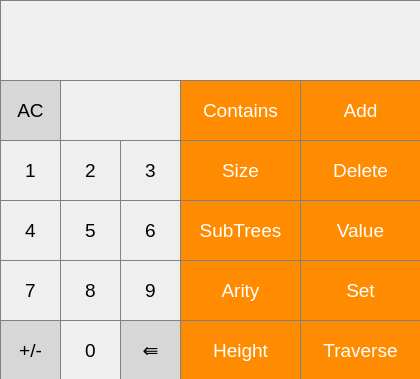
<?xml version="1.0" encoding="UTF-8"?>
<ui version="4.0">
 <class>MainWindow</class>
 <widget class="QMainWindow" name="MainWindow">
  <property name="geometry">
   <rect>
    <x>0</x>
    <y>0</y>
    <width>420</width>
    <height>379</height>
   </rect>
  </property>
  <property name="minimumSize">
   <size>
    <width>420</width>
    <height>379</height>
   </size>
  </property>
  <property name="maximumSize">
   <size>
    <width>420</width>
    <height>379</height>
   </size>
  </property>
  <property name="windowTitle">
   <string>lab2</string>
  </property>
  <widget class="QWidget" name="centralwidget">
   <widget class="QPushButton" name="Button_1">
    <property name="geometry">
     <rect>
      <x>0</x>
      <y>140</y>
      <width>61</width>
      <height>61</height>
     </rect>
    </property>
    <property name="font">
     <font>
      <pointsize>14</pointsize>
     </font>
    </property>
    <property name="styleSheet">
     <string notr="true">QPushButton {
   border: 1px solid gray;
}
QPushButton:pressed {
    background-color: qlineargradient(x1: 0, y1: 0, x2: 0, y2: 1,
                                      stop: 0 #dadbde, stop: 1 #f6f7fa);
}</string>
    </property>
    <property name="text">
     <string>1</string>
    </property>
   </widget>
   <widget class="QPushButton" name="Button_2">
    <property name="geometry">
     <rect>
      <x>60</x>
      <y>140</y>
      <width>61</width>
      <height>61</height>
     </rect>
    </property>
    <property name="font">
     <font>
      <pointsize>14</pointsize>
     </font>
    </property>
    <property name="styleSheet">
     <string notr="true">QPushButton {
   border: 1px solid gray;
}
QPushButton:pressed {
    background-color: qlineargradient(x1: 0, y1: 0, x2: 0, y2: 1,
                                      stop: 0 #dadbde, stop: 1 #f6f7fa);
}</string>
    </property>
    <property name="text">
     <string>2</string>
    </property>
   </widget>
   <widget class="QPushButton" name="Button_6">
    <property name="geometry">
     <rect>
      <x>120</x>
      <y>200</y>
      <width>61</width>
      <height>61</height>
     </rect>
    </property>
    <property name="font">
     <font>
      <pointsize>14</pointsize>
     </font>
    </property>
    <property name="styleSheet">
     <string notr="true">QPushButton {
   border: 1px solid gray;
}
QPushButton:pressed {
    background-color: qlineargradient(x1: 0, y1: 0, x2: 0, y2: 1,
                                      stop: 0 #dadbde, stop: 1 #f6f7fa);
}</string>
    </property>
    <property name="text">
     <string>6</string>
    </property>
   </widget>
   <widget class="QPushButton" name="Button_4">
    <property name="geometry">
     <rect>
      <x>0</x>
      <y>200</y>
      <width>61</width>
      <height>61</height>
     </rect>
    </property>
    <property name="font">
     <font>
      <pointsize>14</pointsize>
     </font>
    </property>
    <property name="styleSheet">
     <string notr="true">QPushButton {
   border: 1px solid gray;
}
QPushButton:pressed {
    background-color: qlineargradient(x1: 0, y1: 0, x2: 0, y2: 1,
                                      stop: 0 #dadbde, stop: 1 #f6f7fa);
}</string>
    </property>
    <property name="text">
     <string>4</string>
    </property>
   </widget>
   <widget class="QPushButton" name="Button_5">
    <property name="geometry">
     <rect>
      <x>60</x>
      <y>200</y>
      <width>61</width>
      <height>61</height>
     </rect>
    </property>
    <property name="font">
     <font>
      <pointsize>14</pointsize>
     </font>
    </property>
    <property name="styleSheet">
     <string notr="true">QPushButton {
   border: 1px solid gray;
}
QPushButton:pressed {
    background-color: qlineargradient(x1: 0, y1: 0, x2: 0, y2: 1,
                                      stop: 0 #dadbde, stop: 1 #f6f7fa);
}</string>
    </property>
    <property name="text">
     <string>5</string>
    </property>
   </widget>
   <widget class="QPushButton" name="Button_7">
    <property name="geometry">
     <rect>
      <x>0</x>
      <y>260</y>
      <width>61</width>
      <height>61</height>
     </rect>
    </property>
    <property name="font">
     <font>
      <pointsize>14</pointsize>
     </font>
    </property>
    <property name="styleSheet">
     <string notr="true">QPushButton {
   border: 1px solid gray;
}
QPushButton:pressed {
    background-color: qlineargradient(x1: 0, y1: 0, x2: 0, y2: 1,
                                      stop: 0 #dadbde, stop: 1 #f6f7fa);
}</string>
    </property>
    <property name="text">
     <string>7</string>
    </property>
   </widget>
   <widget class="QPushButton" name="Button_3">
    <property name="geometry">
     <rect>
      <x>120</x>
      <y>140</y>
      <width>61</width>
      <height>61</height>
     </rect>
    </property>
    <property name="font">
     <font>
      <pointsize>14</pointsize>
     </font>
    </property>
    <property name="styleSheet">
     <string notr="true">QPushButton {
   border: 1px solid gray;
}
QPushButton:pressed {
    background-color: qlineargradient(x1: 0, y1: 0, x2: 0, y2: 1,
                                      stop: 0 #dadbde, stop: 1 #f6f7fa);
}</string>
    </property>
    <property name="text">
     <string>3</string>
    </property>
   </widget>
   <widget class="QPushButton" name="Button_9">
    <property name="geometry">
     <rect>
      <x>120</x>
      <y>260</y>
      <width>61</width>
      <height>61</height>
     </rect>
    </property>
    <property name="font">
     <font>
      <pointsize>14</pointsize>
     </font>
    </property>
    <property name="styleSheet">
     <string notr="true">QPushButton {
   border: 1px solid gray;
}
QPushButton:pressed {
    background-color: qlineargradient(x1: 0, y1: 0, x2: 0, y2: 1,
                                      stop: 0 #dadbde, stop: 1 #f6f7fa);
}</string>
    </property>
    <property name="text">
     <string>9</string>
    </property>
   </widget>
   <widget class="QPushButton" name="Button_0">
    <property name="geometry">
     <rect>
      <x>60</x>
      <y>320</y>
      <width>61</width>
      <height>61</height>
     </rect>
    </property>
    <property name="font">
     <font>
      <pointsize>14</pointsize>
     </font>
    </property>
    <property name="styleSheet">
     <string notr="true">QPushButton {
   border: 1px solid gray;
}
QPushButton:pressed {
    background-color: qlineargradient(x1: 0, y1: 0, x2: 0, y2: 1,
                                      stop: 0 #dadbde, stop: 1 #f6f7fa);
}</string>
    </property>
    <property name="text">
     <string>0</string>
    </property>
   </widget>
   <widget class="QPushButton" name="Button_8">
    <property name="geometry">
     <rect>
      <x>60</x>
      <y>260</y>
      <width>61</width>
      <height>61</height>
     </rect>
    </property>
    <property name="font">
     <font>
      <pointsize>14</pointsize>
     </font>
    </property>
    <property name="styleSheet">
     <string notr="true">QPushButton {
   border: 1px solid gray;
}
QPushButton:pressed {
    background-color: qlineargradient(x1: 0, y1: 0, x2: 0, y2: 1,
                                      stop: 0 #dadbde, stop: 1 #f6f7fa);
}</string>
    </property>
    <property name="text">
     <string>8</string>
    </property>
   </widget>
   <widget class="QPushButton" name="Button_BackSpace">
    <property name="geometry">
     <rect>
      <x>120</x>
      <y>320</y>
      <width>61</width>
      <height>61</height>
     </rect>
    </property>
    <property name="font">
     <font>
      <pointsize>14</pointsize>
     </font>
    </property>
    <property name="styleSheet">
     <string notr="true">QPushButton {
  background-color: rgb(215, 215, 215);
  border: 1px solid gray;
}
QPushButton:pressed {
    background-color: qlineargradient(x1: 0, y1: 0, x2: 0, y2: 1,
                                      stop: 0 #BEBEBE, stop: 1 #D7D7D7);
}</string>
    </property>
    <property name="text">
     <string>⇚</string>
    </property>
   </widget>
   <widget class="QPushButton" name="Button_Contains">
    <property name="geometry">
     <rect>
      <x>180</x>
      <y>80</y>
      <width>121</width>
      <height>61</height>
     </rect>
    </property>
    <property name="font">
     <font>
      <pointsize>14</pointsize>
     </font>
    </property>
    <property name="styleSheet">
     <string notr="true">QPushButton {
  background-color: rgb(255, 140, 0);
  color: white; 
  border: 1px solid gray;
}

QPushButton:pressed {
    background-color: qlineargradient(x1: 0, y1: 0, x2: 0, y2: 1,
                                      stop: 0 #FF7832, stop: 1 #FF9739);
}</string>
    </property>
    <property name="text">
     <string>Contains</string>
    </property>
   </widget>
   <widget class="QPushButton" name="Button_Arity">
    <property name="geometry">
     <rect>
      <x>180</x>
      <y>260</y>
      <width>121</width>
      <height>61</height>
     </rect>
    </property>
    <property name="font">
     <font>
      <pointsize>14</pointsize>
     </font>
    </property>
    <property name="styleSheet">
     <string notr="true">QPushButton {
  background-color: rgb(255, 140, 0);
  color: white; 
  border: 1px solid gray;
}

QPushButton:pressed {
    background-color: qlineargradient(x1: 0, y1: 0, x2: 0, y2: 1,
                                      stop: 0 #FF7832, stop: 1 #FF9739);
}</string>
    </property>
    <property name="text">
     <string>Arity</string>
    </property>
   </widget>
   <widget class="QPushButton" name="Button_SubTrees">
    <property name="geometry">
     <rect>
      <x>180</x>
      <y>200</y>
      <width>121</width>
      <height>61</height>
     </rect>
    </property>
    <property name="font">
     <font>
      <pointsize>14</pointsize>
     </font>
    </property>
    <property name="styleSheet">
     <string notr="true">QPushButton {
  background-color: rgb(255, 140, 0);
  color: white; 
  border: 1px solid gray;
}

QPushButton:pressed {
    background-color: qlineargradient(x1: 0, y1: 0, x2: 0, y2: 1,
                                      stop: 0 #FF7832, stop: 1 #FF9739);
}</string>
    </property>
    <property name="text">
     <string>SubTrees</string>
    </property>
   </widget>
   <widget class="QPushButton" name="Button_Add">
    <property name="geometry">
     <rect>
      <x>300</x>
      <y>80</y>
      <width>121</width>
      <height>61</height>
     </rect>
    </property>
    <property name="font">
     <font>
      <pointsize>14</pointsize>
     </font>
    </property>
    <property name="styleSheet">
     <string notr="true">QPushButton {
  background-color: rgb(255, 140, 0);
  color: white; 
  border: 1px solid gray;
}

QPushButton:pressed {
    background-color: qlineargradient(x1: 0, y1: 0, x2: 0, y2: 1,
                                      stop: 0 #FF7832, stop: 1 #FF9739);
}</string>
    </property>
    <property name="text">
     <string>Add</string>
    </property>
   </widget>
   <widget class="QPushButton" name="Button_Traverse">
    <property name="geometry">
     <rect>
      <x>300</x>
      <y>320</y>
      <width>121</width>
      <height>61</height>
     </rect>
    </property>
    <property name="font">
     <font>
      <pointsize>14</pointsize>
     </font>
    </property>
    <property name="styleSheet">
     <string notr="true">QPushButton {
  background-color: rgb(255, 140, 0);
  color: white; 
  border: 1px solid gray;
}

QPushButton:pressed {
    background-color: qlineargradient(x1: 0, y1: 0, x2: 0, y2: 1,
                                      stop: 0 #FF7832, stop: 1 #FF9739);
}</string>
    </property>
    <property name="text">
     <string>Traverse</string>
    </property>
   </widget>
   <widget class="QPushButton" name="Button_Clear">
    <property name="geometry">
     <rect>
      <x>0</x>
      <y>80</y>
      <width>61</width>
      <height>61</height>
     </rect>
    </property>
    <property name="font">
     <font>
      <pointsize>14</pointsize>
     </font>
    </property>
    <property name="styleSheet">
     <string notr="true">QPushButton {
  background-color: rgb(215, 215, 215);
  border: 1px solid gray;
}
QPushButton:pressed {
    background-color: qlineargradient(x1: 0, y1: 0, x2: 0, y2: 1,
                                      stop: 0 #BEBEBE, stop: 1 #D7D7D7);
}</string>
    </property>
    <property name="text">
     <string>AC</string>
    </property>
   </widget>
   <widget class="QPushButton" name="Button_Size">
    <property name="geometry">
     <rect>
      <x>180</x>
      <y>140</y>
      <width>121</width>
      <height>61</height>
     </rect>
    </property>
    <property name="font">
     <font>
      <pointsize>14</pointsize>
     </font>
    </property>
    <property name="styleSheet">
     <string notr="true">QPushButton {
  background-color: rgb(255, 140, 0);
  color: white; 
  border: 1px solid gray;
}

QPushButton:pressed {
    background-color: qlineargradient(x1: 0, y1: 0, x2: 0, y2: 1,
                                      stop: 0 #FF7832, stop: 1 #FF9739);
}</string>
    </property>
    <property name="text">
     <string>Size</string>
    </property>
   </widget>
   <widget class="QPushButton" name="Button_Delete">
    <property name="geometry">
     <rect>
      <x>300</x>
      <y>140</y>
      <width>121</width>
      <height>61</height>
     </rect>
    </property>
    <property name="font">
     <font>
      <pointsize>14</pointsize>
     </font>
    </property>
    <property name="styleSheet">
     <string notr="true">QPushButton {
  background-color: rgb(255, 140, 0);
  color: white; 
  border: 1px solid gray;
}

QPushButton:pressed {
    background-color: qlineargradient(x1: 0, y1: 0, x2: 0, y2: 1,
                                      stop: 0 #FF7832, stop: 1 #FF9739);
}</string>
    </property>
    <property name="text">
     <string>Delete</string>
    </property>
   </widget>
   <widget class="QPushButton" name="Button_Height">
    <property name="geometry">
     <rect>
      <x>180</x>
      <y>320</y>
      <width>121</width>
      <height>61</height>
     </rect>
    </property>
    <property name="font">
     <font>
      <pointsize>14</pointsize>
     </font>
    </property>
    <property name="styleSheet">
     <string notr="true">QPushButton {
  background-color: rgb(255, 140, 0);
  color: white; 
  border: 1px solid gray;
}

QPushButton:pressed {
    background-color: qlineargradient(x1: 0, y1: 0, x2: 0, y2: 1,
                                      stop: 0 #FF7832, stop: 1 #FF9739);
}</string>
    </property>
    <property name="text">
     <string>Height</string>
    </property>
   </widget>
   <widget class="QPushButton" name="Button_Value">
    <property name="geometry">
     <rect>
      <x>300</x>
      <y>200</y>
      <width>121</width>
      <height>61</height>
     </rect>
    </property>
    <property name="font">
     <font>
      <pointsize>14</pointsize>
     </font>
    </property>
    <property name="styleSheet">
     <string notr="true">QPushButton {
  background-color: rgb(255, 140, 0);
  color: white; 
  border: 1px solid gray;
}

QPushButton:pressed {
    background-color: qlineargradient(x1: 0, y1: 0, x2: 0, y2: 1,
                                      stop: 0 #FF7832, stop: 1 #FF9739);
}</string>
    </property>
    <property name="text">
     <string>Value</string>
    </property>
   </widget>
   <widget class="QPushButton" name="Button_Set">
    <property name="geometry">
     <rect>
      <x>300</x>
      <y>260</y>
      <width>121</width>
      <height>61</height>
     </rect>
    </property>
    <property name="font">
     <font>
      <pointsize>14</pointsize>
     </font>
    </property>
    <property name="styleSheet">
     <string notr="true">QPushButton {
  background-color: rgb(255, 140, 0);
  color: white; 
  border: 1px solid gray;
}

QPushButton:pressed {
    background-color: qlineargradient(x1: 0, y1: 0, x2: 0, y2: 1,
                                      stop: 0 #FF7832, stop: 1 #FF9739);
}</string>
    </property>
    <property name="text">
     <string>Set</string>
    </property>
   </widget>
   <widget class="QLabel" name="Main_label">
    <property name="geometry">
     <rect>
      <x>60</x>
      <y>80</y>
      <width>121</width>
      <height>61</height>
     </rect>
    </property>
    <property name="font">
     <font>
      <pointsize>16</pointsize>
     </font>
    </property>
    <property name="styleSheet">
     <string notr="true">QLabel {
  border: 1px solid gray;
}

background-color : white;</string>
    </property>
    <property name="text">
     <string/>
    </property>
   </widget>
   <widget class="QPushButton" name="Button_PlusMinus">
    <property name="geometry">
     <rect>
      <x>0</x>
      <y>320</y>
      <width>61</width>
      <height>61</height>
     </rect>
    </property>
    <property name="font">
     <font>
      <pointsize>14</pointsize>
     </font>
    </property>
    <property name="styleSheet">
     <string notr="true">QPushButton {
  background-color: rgb(215, 215, 215);
  border: 1px solid gray;
}
QPushButton:pressed {
    background-color: qlineargradient(x1: 0, y1: 0, x2: 0, y2: 1,
                                      stop: 0 #BEBEBE, stop: 1 #D7D7D7);
}</string>
    </property>
    <property name="text">
     <string>+/-</string>
    </property>
   </widget>
   <widget class="QTextEdit" name="ShowSequence">
    <property name="geometry">
     <rect>
      <x>0</x>
      <y>0</y>
      <width>421</width>
      <height>81</height>
     </rect>
    </property>
    <property name="font">
     <font>
      <pointsize>16</pointsize>
     </font>
    </property>
    <property name="styleSheet">
     <string notr="true">QTextEdit {
  border: 1px solid gray;
  background-color: rgb(240,240,240);
}</string>
    </property>
   </widget>
  </widget>
 </widget>
 <resources/>
 <connections/>
</ui>
